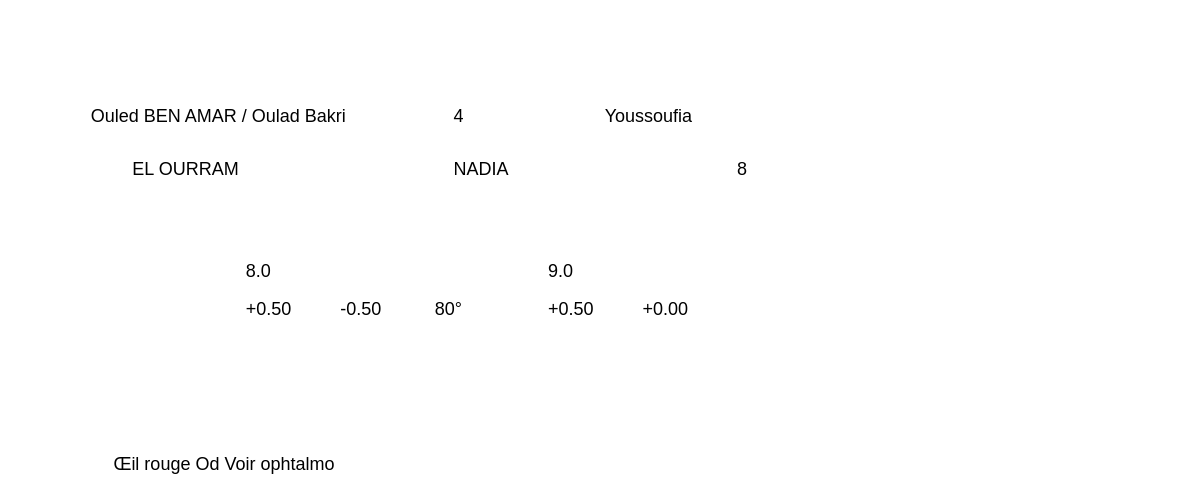
/students/print_preprinted/123, run on the app's committed database.
### app/models.py (models this page shows, shortened)
class Student(db.Model):
    __tablename__ = 'students'
    id = db.Column(db.Integer, primary_key=True)
    ville = db.Column(db.String(100), nullable=False)
    ecole = db.Column(db.String(200), nullable=False)
    site = db.Column(db.String(100), default='École Principale')  # Nom de l'école/annexe
    classe = db.Column(db.String(50), nullable=False)
    nom = db.Column(db.String(100), nullable=False)
    prenom = db.Column(db.String(100), nullable=False)
    age = db.Column(db.Integer)
    acuite_og = db.Column(db.Float)
    acuite_od = db.Column(db.Float)
    sph_og = db.Column(db.Float)
    cyl_og = db.Column(db.Float)
    axe_og = db.Column(db.Integer)
    sph_od = db.Column(db.Float)
    cyl_od = db.Column(db.Float)
    axe_od = db.Column(db.Integer)
    ecart_pupillaire = db.Column(db.Float)
    ep_pupillometre_od = db.Column(db.Float)
    ep_pupillometre_og = db.Column(db.Float)
    autorefractometre = db.Column(db.Text)
    observations = db.Column(db.Text)
    prise_en_charge = db.Column(db.Text)
    photo_portrait = db.Column(db.String(255))
    photo_monture = db.Column(db.String(255))
    photo_clinique = db.Column(db.String(255))
    status = db.Column(db.String(50), default='prelisted')
    ecole_cloturee = db.Column(db.Boolean, default=False)
    date_consultation = db.Column(db.DateTime)
    created_at = db.Column(db.DateTime, default=datetime.utcnow)
    updated_at = db.Column(db.DateTime, default=datetime.utcnow, onupdate=datetime.utcnow)

### app/routes/students.py (the view)
@bp.route('/print_preprinted/<int:student_id>')
def print_student_preprinted(student_id):
    student = Student.query.get_or_404(student_id)
    return render_template('print_preprinted.html', student=student)

### app/templates/print_preprinted.html (shortened to what this page needs)
<!DOCTYPE html>
<html lang="fr">
<head>
</head>
<body onload="window.print()">
<div class="zone">
    <span class="ecole">
            {% if not student.site or student.site == student.ecole or student.site == 'École Principale' %}
                {{ student.ecole }}
            {% else %}
                {{ student.site }} / {{ student.ecole }}
            {% endif %}
        </span>
    <span class="classe">{{ student.classe or '' }}</span>
    <span class="ville">{{ student.ville or '' }}</span>
    <span class="nom">{{ student.nom or '' }}</span>
    <span class="prenom">{{ student.prenom or '' }}</span>
    <span class="age">{{ student.age or '' }}</span>
    <span class="acuite_od">{{ student.acuite_od or '' }}</span>
    <span class="acuite_og">{{ student.acuite_og or '' }}</span>
    <span class="sph_od">
        {% if student.sph_od is not none %}{{ '%+.2f'|format(student.sph_od) }}{% endif %}
    </span>
    <span class="cyl_od">
        {% if student.cyl_od is not none %}{{ '%+.2f'|format(student.cyl_od) }}{% endif %}
    </span>
    <span class="axe_od">
        {% if student.axe_od is not none %}{{ student.axe_od }}°{% endif %}
    </span>
    <span class="sph_og">
        {% if student.sph_og is not none %}{{ '%+.2f'|format(student.sph_og) }}{% endif %}
    </span>
    <span class="cyl_og">
        {% if student.cyl_og is not none %}{{ '%+.2f'|format(student.cyl_og) }}{% endif %}
    </span>
    <span class="obs">{{ student.observations or '' }}</span>
</div>
</body>
</html>

### app/templates/print_preprinted.html (style rules this page uses)
body { margin: 0; font-family: Arial, sans-serif; font-size: 18px; }
.zone { position: relative; width: 210mm; height: 297mm; }
.zone span { font-size: 18px; font-family: Arial, sans-serif; }
.ecole { position: absolute; top: 28mm; left: 24mm; }
.classe { position: absolute; top: 28mm; left: 120mm; }
.ville { position: absolute; top: 28mm; left: 160mm; }
.nom { position: absolute; top: 42mm; left: 35mm; }
.prenom { position: absolute; top: 42mm; left: 120mm; }
.age { position: absolute; top: 42mm; left: 195mm; }
.acuite_od { position: absolute; top: 69mm; left: 65mm; }
.acuite_og { position: absolute; top: 69mm; left: 145mm; }
.sph_od { position: absolute; top: 79mm; left: 65mm; }
.cyl_od { position: absolute; top: 79mm; left: 90mm; }
.axe_od { position: absolute; top: 79mm; left: 115mm; }
.sph_og { position: absolute; top: 79mm; left: 145mm; }
.cyl_og { position: absolute; top: 79mm; left: 170mm; }
.obs { position: absolute; top: 120mm; left: 30mm; width: 150mm; }

### data on the page
Student: site "Ouled BEN AMAR", ecole "Oulad Bakri", classe "4", ville "Youssoufia", nom "EL OURRAM", prenom "NADIA", age "8", acuite_od "8.0", acuite_og "9.0", sph_od "+0.50", cyl_od "-0.50", axe_od "80", sph_og "+0.50", cyl_og "+0.00", observations "Œil rouge Od Voir ophtalmo"
